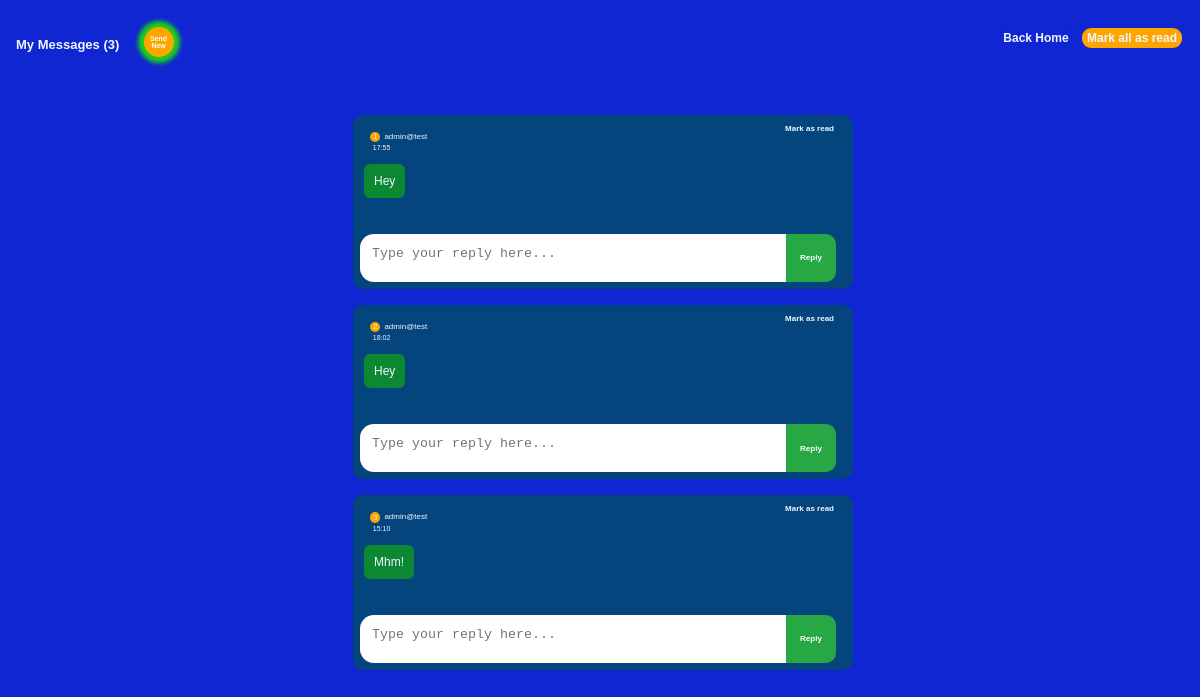
/inbox (signed in), run on the app's committed database.
### tables this page shows
CREATE TABLE message(
         id integer primary key autoincrement,
         sender_email not null,
         receiver_email not null,
         content text not null,
         is_read integer not null default 0,
         sent_date timestamp not null,
         sent_at timestamp not null
         
    );

### app.py (the view)
@app.route("/inbox/")
@app.route("/inbox")
def inbox():
    if "user_id" in session:
        conn=get_database()
        cursor = conn.cursor()
        current_email = session.get('user_email')
        unreads = cursor.execute("select * from message where receiver_email=? and is_read = 0", (current_email,)).fetchall()
        conn.commit()
        unreadCount  = cursor.execute("select count(*) from message where receiver_email=? and is_read = 0", (current_email,)).fetchone()[0]
        return render_template("inbox.html", unreads=unreads, logged_in=True,unreadCount=unreadCount)
    return redirect(url_for("login"))

### app.py (called while the page is built)
def get_database():
    conn = sqlite3.connect("app.db")
    conn.row_factory = sqlite3.Row
    conn.execute("PRAGMA foreign_keys = ON;")
    return conn

### templates/inbox.html (shortened to what this page needs)
<!DOCTYPE html>
<html lang="en">
<head>
    <link rel="stylesheet" href="{{ url_for('static', filename='style.css')}}">
</head>
<body>
    {% if logged_in and unreads %}
    <section class="chatBox" id="chatBox">
        <div class="chaTitle">
            {% if unreadCount > 1 %}
            <h1>My Messages ({{unreadCount}}) </h1>
            {% else %}
            <h1>My Message ({{unreadCount}}) </h1>
            {% endif %}
            <div class="sendNew"><a href="{{url_for('new_message')}}">Send New</a></div>
            <div class="backHome"><a href="{{url_for('home')}}"><button>Back Home</button></a></div>
            {% if unreadCount > 1 %}
            <div class="markAll" ><a href="{{url_for('readAll')}}"><button>Mark all as read</button></a></div>
            {% endif %}
        </div>
        <div class="messageBox">
            {% for unread in unreads %}
            <div class="unread">
                <div class="sender">
                    <li id="letter"> {{loop.index}}</li>
                    <li>{{unread['sender_email']}}</li>
                    <form action="{{url_for('read')}}" method="post">
                        <div class="field">
                            <button>Mark as read</button>
                        </div>
                    </form>
                </div>
                <div class="detail">
                    <div class="receivedMessage">{{unread.content}} </div>
                    <div class="sentAt">{{unread.sent_at}} </div>
                </div>
                <div class="formReply">
                    <form action="{{url_for('reply')}}" method="post">
                        <textarea name="content" id="content" placeholder="Type your reply here..." cols="50" required></textarea>
                        <button>Reply</button>
                    </form>
                </div>
            </div>
            {% endfor %}
        </div>
    </section>
    {% endif %}
</body>
</html>

### static/style.css (style rules this page uses)
body { margin: 0; padding: 0; font-weight: lighter; font-family: Arial, Helvetica, sans-serif; }
h1 { font-size: small; }
.chatBox { top: 1rem; width: auto; margin-top: -1rem; height: 100vh; background-color: #0f26d2; margin: 0 auto; text-align: center; padding: 6px 0 0 6px; overflow-y: auto; scrollbar-width: none; padding-bottom: 0; color: aliceblue; list-style: none; }
.chatBox .sendNew { position: absolute; width: 30px; display: flex; justify-content: center; align-items: center; height: 30px; border-radius: 50%; top: 1.3rem; left: 8.6rem; background-color: orange; box-shadow: 0px 0px 4px 6px rgb(27, 207, 27); }
.chatBox .sendNew a { font-size: 7px; font-weight: bold; color: white; text-decoration: none; }
.chatBox .chaTitle { display: flex; position: sticky; top: -0.4rem; margin-bottom: 2rem; padding: 20px 10px; background-color: #0f26d2; z-index: 4; }
.chatBox .chaTitle h1 { background-color: #0f26d2; }
.chatBox .chaTitle .markAll { position: absolute; right: 1rem; width: 100px; font-weight: bolder; font-size: small; padding: 2px; }
.chatBox .chaTitle .backHome { position: absolute; right: 7rem; width: 100px; font-weight: bolder; font-size: small; padding: 2px; }
.chatBox .chaTitle .markAll button { font-size: 12px; background-color: orange; border-radius: 9px; font-weight: bolder; width: 100px; color: aliceblue; }
.chatBox .chaTitle .backHome button { font-size: 12px; background-color: #0f26d2; border-radius: 9px; font-weight: bold; color: aliceblue; }
.chatBox .messageBox { margin-top: 1rem; display: flex; flex-direction: column; width: 500px; gap: 1rem; margin: 0 auto; padding-bottom: 1rem; }
.chatBox .messageBox .unread { display: flex; flex-direction: column; background-color: rgb(5, 69, 126); position: relative; padding: 7px; border-radius: 10px; }
.chatBox .messageBox .unread .sender { gap: 4px; display: flex; padding: 10px; font-size: 8px; margin-right: 1rem; }
.chatBox .messageBox .unread .sender #letter { background-color: orange; text-align: center; padding: 0.2px; width: 10px; height: 10px; border-radius: 50%; }
.chatBox .messageBox .unread .sender form { top: 6px; font-size: 8px; gap: 3px; display: flex; list-style: none; right: 1rem; position: absolute; }
.chatBox button { position: sticky; bottom: 0; }
.chatBox button { font-weight: bold; font-size: 8px; background-color: rgb(5, 69, 126); color: aliceblue; }
.chatBox .messageBox .unread .detail { padding: 4px; margin-top: 0.5rem; display: flex; height: auto; border-radius: 4px; position: relative; }
.chatBox .messageBox .unread .detail .sentAt { font-size: 7px; left: 0.8rem; position: absolute; top: -16px; }
.chatBox .messageBox .unread .detail .receivedMessage { position: relative; background-color: #0d8d2ff0; text-align: left; max-width: 50%; overflow-y: auto; scrollbar-width: none; max-height: 40vh; padding: 10px; margin-bottom: 2rem; font-size: 12px; border-radius: 6px; }
input, button { border: none; outline: none; padding: 3px; border-radius: 3px; }
.formReply form { display: flex; flex-direction: column; position: relative; gap: 3px; }
.formReply textarea { max-width: 390px; border-radius: 14px 13px 13px 14px; padding: 12px; border: none; outline: none; max-height: 3vh; padding-right: 4rem; }
.formReply button { position: absolute; width: 50px; right: 10px; top: 0px; color: white; border-radius: 0 10px 10px 0px; background-color: #28a745; margin: 0 auto; border: none; outline: none; }

### data on the page
message: sender_email "admin@test", content "Hey", sent_at "17:55"
message: sender_email "admin@test", content "Hey", sent_at "18:02"
message: sender_email "admin@test", content "Mhm!", sent_at "15:10"

### other printed values
{{ unreadCount }} "3"
